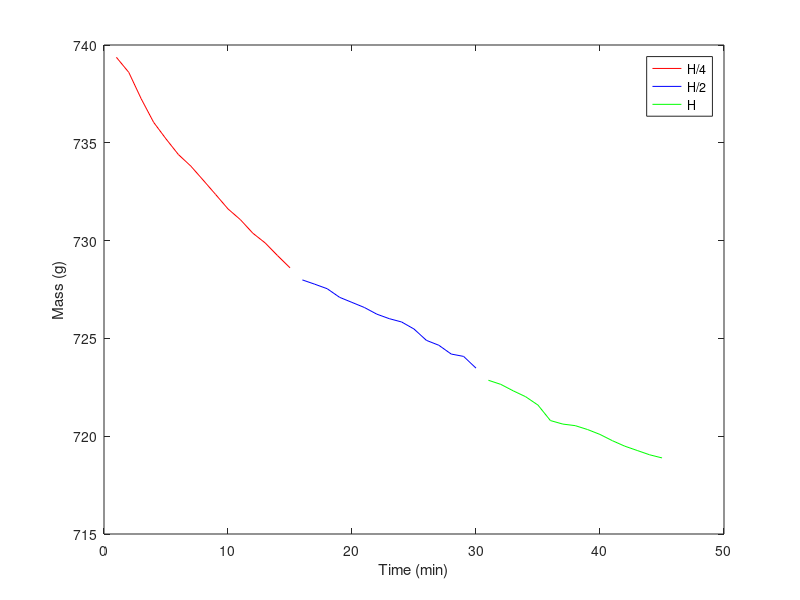

Write the MATLAB code that produced this figure.
%% Plot of temperature at h=H/4 for different radius
r0 = [79.3 78.0 76.7 74.9 73.80];
t0=[1 2 3 4 5];
r2=[72.6 71.8 70.7 69.9 68.6];
t2=[6 7 8 9 10];
rr=[67.6 66.9 65.8 65.0 64.4];
tr=[11 12 13 14 15];
subplot(2,2,1);
plot(t0,r0,'r'); hold on;
plot(t2,r2,'g'); hold on;
plot(tr,rr,'b'); hold on;
legend('r=0','r=R/2','r=R');
xlabel('Time (min)');
ylabel('Temperature (C)');
hold off;
title('Plot of temperature at h=H/4 for different radius');



%% Plot of temperature at h=H/2 for different radius
clear;clc;
r0 = [63.9 63.4 63.0 62.4 61.9];
t0=[16 17 18 19 20];
r2=[ 61.5 61.0 60.5 60.3 59.6];
t2=[ 21 22 23 24 25];
rr=[ 59.1 58.5 57.8 57.3 56.5];
tr= [26 27 28 29 30];
subplot(2,2,2);
plot(t0,r0,'r'); hold on;
plot(t2,r2,'g'); hold on;
plot(tr,rr,'b'); hold on;
legend('r=0','r=R/2','r=R');
xlabel('Time (min)');
ylabel('Temperature (C)');
hold off;
title('Plot of temperature at h=H/2 for different radius');
%% Plot of temperature at h=H for different radius
clear;clc;
r0 = [56.1 55.4 55.0 54.5 53.9];
t0=[31 32 33 34 35];
r2=[52.5 52.2 52.0 51.6 51.2];
t2=[36 37 38 39 40];
rr=[50.7 50.4 49.3 49.1 48.6];
tr=[41 42 43 44 45];
subplot(2,2,3);
plot(t0,r0,'r'); hold on;
plot(t2,r2,'g'); hold on;
plot(tr,rr,'b'); hold on;
legend('r=0','r=R/2','r=R');
xlabel('Time (min)');
ylabel('Temperature (C)');
hold off;
title('Plot of temperature at h=H for different radius');



%% Plot of temperatures for H/4, H/2 och H (from r=0 to r=R)
clf;clear;
rh4 = [79.3 78.0 76.7 74.9 73.80 72.6 71.8 70.7 69.9 68.6 67.6 66.9 65.8 65.0 64.4];
th4=[1 2 3 4 5 6 7 8 9 10 11 12 13 14 15];
plot(th4,rh4,'r'); hold on;

rh2 = [63.9 63.4 63.0 62.4 61.9 61.5 61.0 60.5 60.3 59.6 59.1 58.5 57.8 57.3 56.5];
th2=[16 17 18 19 20 21 22 23 24 25 26 27 28 29 30];
plot(th2,rh2,'b'); hold on;

rh = [56.1 55.4 55.0 54.5 53.9 52.5 52.2 52.0 51.6 51.2 50.7 50.4 49.3 49.1 48.6];
th=[31 32 33 34 35 36 37 38 39 40 41 42 43 44 45];
plot(th,rh,'g'); hold on;
xlabel('Time (min)');
ylabel('Temperature (C)');
legend('H/4','H/2','H');
%Är ungefär samma radiella gradient för H/2 och H, vilket är hälften så
%stor som den radiella gradienten i H/4. Alla radiella gradienter är
%konstanta mellan r=0 och r=R. 


%% Plot of mass at all radiuses for h= H/4, H/2, H
clf;clear;
mh4 = [739.37 738.60 737.25 736.05 735.20 734.40 733.81 733.09 732.36 731.62 731.07 730.38 729.88 729.23 728.61];
th4=[1 2 3 4 5 6 7 8 9 10 11 12 13 14 15];
plot(th4,mh4,'r'); hold on;

mh2 = [727.99 727.77 727.54 727.10 726.84 726.58 726.24 726.01 725.84 725.48 724.90 724.65 724.20 724.08 723.48];
th2=[16 17 18 19 20 21 22 23 24 25 26 27 28 29 30];
plot(th2,mh2,'b'); hold on;

mh = [722.86 722.65 722.32 722.02 721.59 720.80 720.62 720.54 720.34 720.09 719.77 719.49 719.27 719.05 718.89];
th=[31 32 33 34 35 36 37 38 39 40 41 42 43 44 45];
plot(th,mh,'g'); hold on;
xlabel('Time (min)');
ylabel('Mass (g)');
legend('H/4','H/2','H');
%Är ungefär samma radiella gradient för H/2 och H, vilket är hälften så
%stor som den radiella gradienten i H/4. Alla radiella gradienter är
%konstanta mellan r=0 och r=R. 

